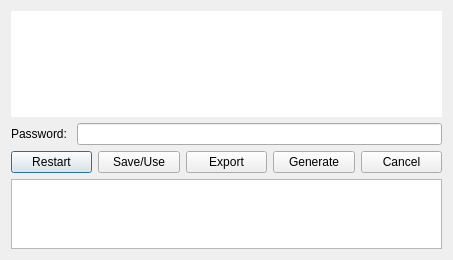
<?xml version="1.0" encoding="UTF-8"?>
<ui version="4.0">
 <class>CertificateInput</class>
 <widget class="QDialog" name="CertificateInput">
  <property name="geometry">
   <rect>
    <x>0</x>
    <y>0</y>
    <width>453</width>
    <height>260</height>
   </rect>
  </property>
  <property name="windowTitle">
   <string>Generate Certificate</string>
  </property>
  <property name="windowIcon">
   <iconset resource="../dchat.qrc">
    <normaloff>:/dchatlogo.png</normaloff>:/dchatlogo.png</iconset>
  </property>
  <layout class="QGridLayout" name="gridLayout">
   <item row="0" column="0">
    <widget class="QTableView" name="dataTable">
     <property name="sizePolicy">
      <sizepolicy hsizetype="Expanding" vsizetype="Expanding">
       <horstretch>0</horstretch>
       <verstretch>100</verstretch>
      </sizepolicy>
     </property>
     <property name="frameShape">
      <enum>QFrame::NoFrame</enum>
     </property>
     <property name="gridStyle">
      <enum>Qt::DotLine</enum>
     </property>
     <attribute name="horizontalHeaderVisible">
      <bool>false</bool>
     </attribute>
     <attribute name="horizontalHeaderStretchLastSection">
      <bool>true</bool>
     </attribute>
     <attribute name="verticalHeaderVisible">
      <bool>false</bool>
     </attribute>
     <attribute name="verticalHeaderVisible">
      <bool>false</bool>
     </attribute>
     <attribute name="horizontalHeaderStretchLastSection">
      <bool>true</bool>
     </attribute>
     <attribute name="horizontalHeaderVisible">
      <bool>false</bool>
     </attribute>
    </widget>
   </item>
   <item row="2" column="0">
    <layout class="QVBoxLayout" name="verticalLayout">
     <item>
      <layout class="QHBoxLayout" name="horizontalLayout">
       <item>
        <widget class="QPushButton" name="restartButton">
         <property name="text">
          <string>Restart</string>
         </property>
        </widget>
       </item>
       <item>
        <widget class="QPushButton" name="usenowButton">
         <property name="text">
          <string>Save/Use</string>
         </property>
        </widget>
       </item>
       <item>
        <widget class="QPushButton" name="exportButton">
         <property name="text">
          <string>Export</string>
         </property>
        </widget>
       </item>
       <item>
        <widget class="QPushButton" name="generateButton">
         <property name="text">
          <string>Generate</string>
         </property>
        </widget>
       </item>
       <item>
        <widget class="QPushButton" name="cancelButton">
         <property name="text">
          <string>Cancel</string>
         </property>
        </widget>
       </item>
      </layout>
     </item>
    </layout>
   </item>
   <item row="4" column="0">
    <widget class="QPlainTextEdit" name="certEdit">
     <property name="sizePolicy">
      <sizepolicy hsizetype="Expanding" vsizetype="Expanding">
       <horstretch>0</horstretch>
       <verstretch>10</verstretch>
      </sizepolicy>
     </property>
    </widget>
   </item>
   <item row="1" column="0">
    <layout class="QHBoxLayout" name="horizontalLayout_2">
     <item>
      <widget class="QLabel" name="passwordLabel">
       <property name="text">
        <string>Password: </string>
       </property>
      </widget>
     </item>
     <item>
      <widget class="QLineEdit" name="passwordEdit">
       <property name="echoMode">
        <enum>QLineEdit::Password</enum>
       </property>
      </widget>
     </item>
    </layout>
   </item>
  </layout>
 </widget>
 <resources>
  <include location="../dchat.qrc"/>
 </resources>
 <connections/>
</ui>
